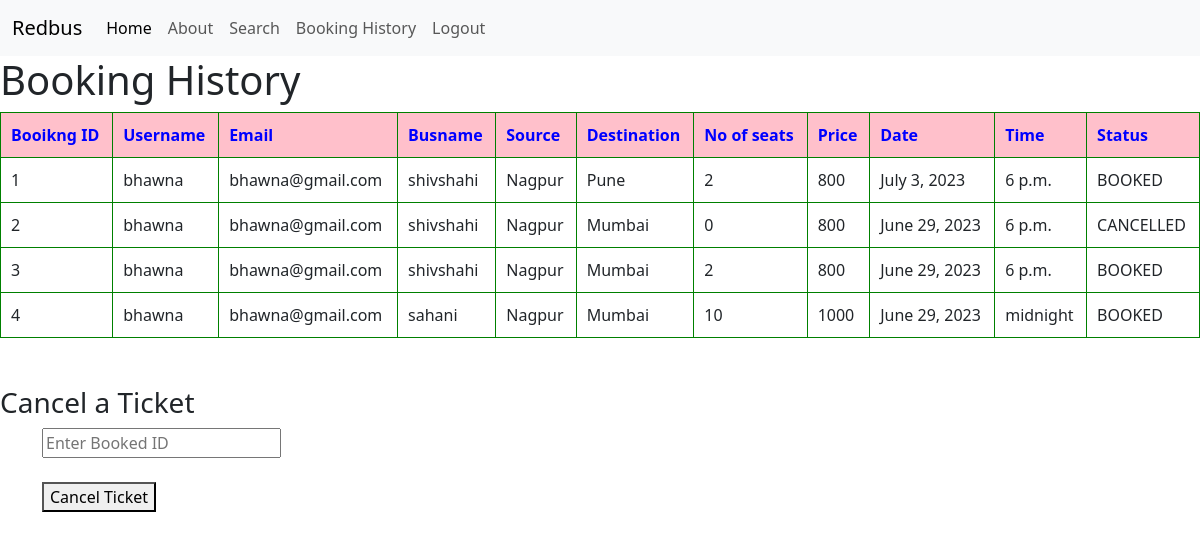
/bookinghistory (signed in), run on the app's committed database.
### myapp/models.py (models this page shows)
class Book(models.Model):
    BOOKED="B"
    CANCELLED="C"
    TICKET_STATUS=((BOOKED,'Booked'), (CANCELLED,'Cancelled'))
    email=models.EmailField()
    name=models.CharField(max_length=30)
    userid=models.DecimalField(decimal_places=0,max_digits=3)
    busid=models.DecimalField(decimal_places=0,max_digits=3)
    bus_name=models.CharField(max_length=30)
    source=models.CharField(max_length=30)
    dest=models.CharField(max_length=30)
    nos=models.DecimalField(decimal_places=0,max_digits=2)
    price=models.DecimalField(decimal_places=0,max_digits=6)
    date=models.DateField()
    time=models.TimeField()
    status=models.CharField(choices=TICKET_STATUS, default=BOOKED,max_length=2)

### myapp/views.py (the view)
# urls.py: path('bookinghistory', views.bookinghistory, name='bookinghistory'),
@login_required(login_url='signin')
def bookinghistory(request, new={}):
    context={}
    id_r=request.user.id
    book_list=Book.objects.filter(userid=id_r)
    if book_list:
        return render(request,'myapp/bookinghistory.html',locals())
    else:
        context["error"]="sorry no ticked booked in this account"
        return render(request,'myapp/findbus.html', context)

### myapp/templates/myapp/bookinghistory.html (shortened to what this page needs)
{% extends 'myapp/base.html' %}
{% block content %}
<h1>Booking History</h1>
<table>
<tr>
<th>Booikng ID</th>
<th>Username</th>
 <th>Email</th>
 <th>Busname</th>
<th>Source</th>
 <th>Destination</th>
<th>No of seats</th>
<th>Price</th>
 <th>Date</th>
<th>Time</th>
<th>Status</th>
</tr>
{% for z in book_list %}
<tr>
<td>{{z.id}}</td>
<td>{{z.name}}
<td>{{z.email}}</td>
<td>{{z.bus_name}}</td>
<td>{{z.source}}</td>
<td>{{z.dest}}</td>
<td>{{z.nos}}</td>
<td>{{z.price}}</td>
 <td>{{z.date}}</td>
<td>{{z.time}}</td>
<td>{{z.status}}</td>
</tr>
{% endfor %}
</table>
<br><br>
<h3>Cancel a Ticket</h3>
<form action="{% url 'cancel' %}" method="post">
<div class="container">
 <input type="number" placeholder="Enter Booked ID" name="bus_id" required>        <br><br>
 <button type="submit" >Cancel Ticket</button>
</div>
</form>
{% endblock %}

### myapp/templates/myapp/base.html (shortened to what this page needs)
{% load static %}
<!DOCTYPE html>
<html lang="en">
<head>
    	<link rel="stylesheet" href="https://maxcdn.bootstrapcdn.com/bootstrap/4.3.1/css/bootstrap.min.css">
	<link rel="stylesheet" href="https://use.fontawesome.com/releases/v5.8.1/css/all.css">
	<link rel="stylesheet" type="text/css" href="{% static 'home.css' %}">
     <link href="https://cdn.jsdelivr.net/npm/bootstrap@5.3.0-alpha3/dist/css/bootstrap.min.css" rel="stylesheet">
</head>
<body>
    <nav class="navbar navbar-expand-lg bg-body-tertiary">
  <div class="container-fluid">
    <a class="navbar-brand" href="#">Redbus</a>
    <div class="collapse navbar-collapse" id="navbarSupportedContent">
      <ul class="navbar-nav me-auto mb-2 mb-lg-0">
        <li class="nav-item">
          <a class="nav-link active" aria-current="page" href="{% url 'home' %}">Home</a>
        </li>
        <li class="nav-item">
          <a class="nav-link" href="{% url 'about' %}">About</a>
        </li>
         <li class="nav-item">
          <a class="nav-link" href="{% url 'findbus' %}">Search</a>
        </li>
        <li class="nav-item">
          <a class="nav-link" href="{% url 'bookinghistory' %}">Booking History</a>
       </li>
            {% if request.user.is_active %}
         <li class="nav-item">
          <a class="nav-link"  href="{% url 'signout'%}">Logout</a>
        </li>
        {% else %}
         <li class="nav-item">
          <a class="nav-link"  href="{% url 'signup'%}">Sign up</a>
        </li>
        {% endif %}
      </ul>
    </div>
  </div>
</nav>
{% block content %}
{% endblock %}
</body>
</html>

### myapp/static/home.css (style rules this page uses)
* { box-sizing: border-box; }

### myapp/templates/myapp/bookinghistory.html (style rules this page uses)
table { width:100%; }
th,td { padding:10px; border:1px solid green; }
th { background-color:pink; color:blue; }

### data on the page
Book: id "1", name "bhawna", email "bhawna@gmail.com", bus_name "shivshahi", source "Nagpur", dest "Pune", nos "2", price "800", date "July 3, 2023", time "6 p.m.", status "BOOKED"
Book: id "2", name "bhawna", email "bhawna@gmail.com", bus_name "shivshahi", source "Nagpur", dest "Mumbai", nos "0", price "800", date "June 29, 2023", time "6 p.m.", status "CANCELLED"
Book: id "3", name "bhawna", email "bhawna@gmail.com", bus_name "shivshahi", source "Nagpur", dest "Mumbai", nos "2", price "800", date "June 29, 2023", time "6 p.m.", status "BOOKED"
Book: id "4", name "bhawna", email "bhawna@gmail.com", bus_name "sahani", source "Nagpur", dest "Mumbai", nos "10", price "1000", date "June 29, 2023", time "midnight", status "BOOKED"
